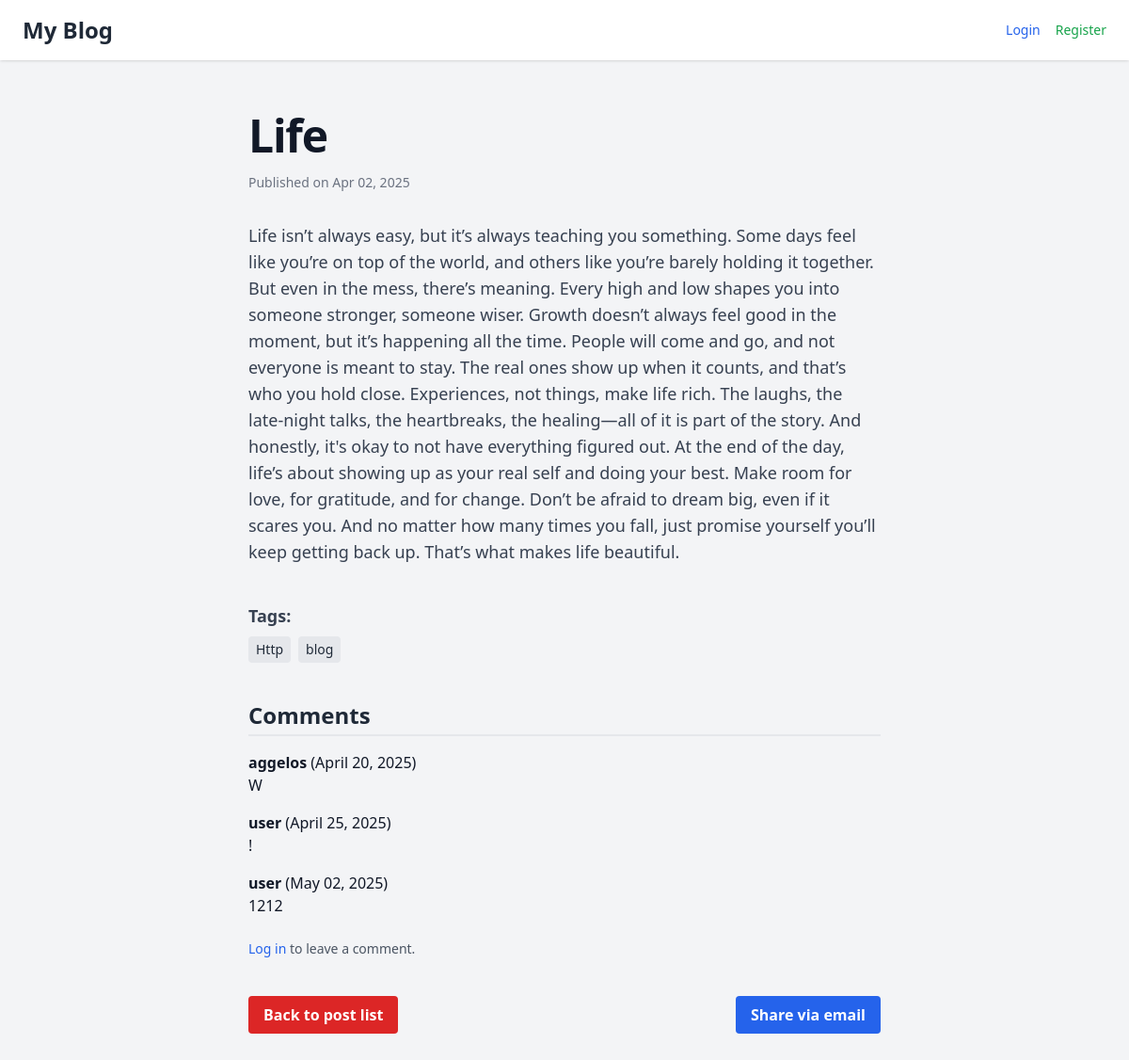
/blog/2025/4/2/life/, run on the app's committed database.
### blog/models.py (models this page shows, shortened)
class Post(models.Model):
 author= models.ForeignKey(settings.AUTH_USER_MODEL, on_delete=models.CASCADE)
 title = models.CharField(max_length=255)
 slug= models.SlugField()
 body = models.TextField()
 publish = models.DateTimeField()
 created = models.DateTimeField(auto_now_add=True)
 updated = models.DateTimeField(auto_now=True)
 status = models.CharField(max_length=2,choices=Status.choices, default=Status.DRAFT)
 tags = TaggableManager()

class Comment(models.Model):
    post = models.ForeignKey('Post', on_delete=models.CASCADE, related_name='comments')
    name = models.CharField(max_length=80)
    email = models.EmailField()
    body = models.TextField()
    created = models.DateTimeField(default=timezone.now)
    updated = models.DateTimeField(auto_now=True)
    active = models.BooleanField(default=True)
    class Meta:
        ordering = ['created']

### blog/views.py (the view)
# urls.py: path('<int:year>/<int:month>/<int:day>/<slug:post>/', views.post_detail, name='post_detail'),
def post_detail(request, year, month, day, post):
    post = get_object_or_404(
        Post,
        slug=post,
        publish__year=year,
        publish__month=month,
        publish__day=day
    )
    new_comment = None
    if request.method == 'POST':
        form = CommentForm(request.POST)
        if form.is_valid():
            new_comment = form.save(commit=False)
            new_comment.post = post
            new_comment.name = request.user.username
            new_comment.email = request.user.email
            new_comment.save()
            form = CommentForm()
    else:
        form = CommentForm()
    return render(request, 'blog/post/detail.html', {
        'post': post,
        'form': form,
        'new_comment': new_comment,
    })
    return render(request, 'blog/post/detail.html', {'post': post})

### blog/templates/blog/post/detail.html (shortened to what this page needs)
{% extends "base.html" %}{% load widget_tweaks %}
{% block content %}
<article class="mx-auto max-w-2xl">
  <h1 class="text-4xl font-bold tracking-tight text-gray-900 sm:text-5xl">{{ post.title }}</h1>
  <p class="mt-4 text-sm text-gray-500">
    Published on {{ post.publish|date:"M d, Y" }}
  </p>
  <div class="mt-8 text-gray-700 text-lg">
    <p>{{ post.body }}</p>
  </div>
  <div class="mt-10">
    <h4 class="text-lg font-semibold text-gray-700 mb-2">Tags:</h4>
    <ul class="flex gap-2 flex-wrap text-sm">
      {% for tag in post.tags.all %}
        <li class="bg-gray-200 text-gray-800 px-2 py-1 rounded">{{ tag.name }}</li>
      {% empty %}
        <li>No tags</li>
      {% endfor %}
    </ul>
  </div>
  <h3 class="text-2xl font-semibold text-gray-800 border-b-2 border-black-500 pb-1 mt-10 mb-4">
    Comments
</h3>
{% for comment in post.comments.all %}
    {% if comment.active %}
        <div class="mb-4">
            <strong>{{ comment.name }}</strong> ({{ comment.created|date:"F d, Y" }})
            <p>{{ comment.body }}</p>
        </div>
    {% endif %}
{% empty %}
    <p>No comments yet.</p>
{% endfor %}
{% if user.is_authenticated %}
    <h4 class="text-xl font-semibold text-gray-800 mt-10 mb-4">Leave a comment</h4>
    <form method="post" class="space-y-6">
        {% csrf_token %}
        <div>
            <label for="id_body" class="block text-sm font-medium">Comment:</label>
            {{ form.body|add_class:"w-full mt-1 p-2 border border-gray-300 rounded h-32" }}
        </div>
        <button type="submit"
                class="w-full bg-green-600 hover:bg-green-700 text-white font-semibold py-2 px-4 rounded">
            Post Comment
        </button>
    </form>
{% else %}
    <p class="text-sm text-gray-600 mt-6">
        <a href="{% url 'login' %}" class="text-blue-600 hover:underline">Log in</a> to leave a comment.
    </p>
{% endif %}
  <div class="flex justify-between mt-10">
    <a href="{% url 'blog:post_list' %}"
       class="inline-block px-4 py-2 bg-red-600 text-white font-semibold rounded hover:bg-red-800 transition">
      Back to post list
    </a>
    <a href="{% url 'blog:post_share' post.id %}"
       class="inline-block px-4 py-2 bg-blue-600 text-white font-semibold rounded hover:bg-blue-700 transition">
      Share via email
    </a>
  </div>
</article>
{% endblock %}

### data on the page
Post: title "Life", publish "Apr 02, 2025", body "Life isn’t always easy, but it’s always teaching you something. Some days feel like you’re on top of the world, and others like you’re barely holding it together. But even in the mess, there’s meaning. Every high and low shapes you into someone stronger, someone wiser. Growth doesn’t always feel good in the moment, but it’s happening all the time. People will come and go, and not everyone is meant to stay. The real ones show up when it counts, and that’s who you hold close. Experiences, not things, make life rich. The laughs, the late-night talks, the heartbreaks, the healing—all of it is part of the story. And honestly, it's okay to not have everything figured out. At the end of the day,…"
Tag: name "Http"
Tag: name "blog"
Comment: name "aggelos", created "April 20, 2025", body "W"
Comment: name "user", created "April 25, 2025", body "!"
Comment: name "user", created "May 02, 2025", body "1212"
